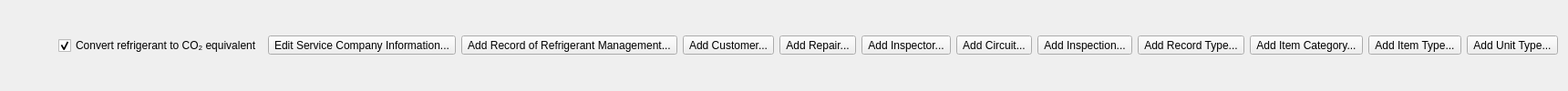
    <widget class="QWidget" name="widget_view" native="true">
     <layout class="QHBoxLayout" name="horizontalLayout_4">
      <property name="topMargin">
       <number>4</number>
      </property>
      <property name="bottomMargin">
       <number>4</number>
      </property>
      <item>
       <widget class="QLabel" name="lbl_view">
        <property name="font">
         <font>
          <weight>75</weight>
          <bold>true</bold>
         </font>
        </property>
        <property name="textFormat">
         <enum>Qt::RichText</enum>
        </property>
       </widget>
      </item>
      <item>
       <spacer name="horizontalSpacer_2">
        <property name="orientation">
         <enum>Qt::Horizontal</enum>
        </property>
        <property name="sizeHint" stdset="0">
         <size>
          <width>40</width>
          <height>20</height>
         </size>
        </property>
       </spacer>
      </item>
      <item>
       <widget class="QCheckBox" name="chb_CO2_equivalent">
        <property name="text">
         <string>Convert refrigerant to CO₂ equivalent</string>
        </property>
        <property name="checked">
         <bool>true</bool>
        </property>
       </widget>
      </item>
      <item>
       <widget class="QToolButton" name="tbtn_edit_service_company">
        <property name="sizePolicy">
         <sizepolicy hsizetype="Minimum" vsizetype="Fixed">
          <horstretch>0</horstretch>
          <verstretch>0</verstretch>
         </sizepolicy>
        </property>
        <property name="statusTip">
         <string>Edit service company information</string>
        </property>
        <property name="text">
         <string>Edit Service Company Information...</string>
        </property>
       </widget>
      </item>
      <item>
       <widget class="QToolButton" name="tbtn_add_record_of_refrigerant_management">
        <property name="sizePolicy">
         <sizepolicy hsizetype="Minimum" vsizetype="Fixed">
          <horstretch>0</horstretch>
          <verstretch>0</verstretch>
         </sizepolicy>
        </property>
        <property name="statusTip">
         <string>Add record of refrigerant management</string>
        </property>
        <property name="text">
         <string>Add Record of Refrigerant Management...</string>
        </property>
        <property name="icon">
         <iconset resource="../rc/resources.qrc">
          <normaloff>:/images/images/add16.png</normaloff>:/images/images/add16.png</iconset>
        </property>
        <property name="iconSize">
         <size>
          <width>16</width>
          <height>16</height>
         </size>
        </property>
        <property name="toolButtonStyle">
         <enum>Qt::ToolButtonTextBesideIcon</enum>
        </property>
       </widget>
      </item>
      <item>
       <widget class="QToolButton" name="tbtn_add_customer">
        <property name="sizePolicy">
         <sizepolicy hsizetype="Minimum" vsizetype="Fixed">
          <horstretch>0</horstretch>
          <verstretch>0</verstretch>
         </sizepolicy>
        </property>
        <property name="statusTip">
         <string>Add a new customer</string>
        </property>
        <property name="text">
         <string>Add Customer...</string>
        </property>
        <property name="icon">
         <iconset resource="../rc/resources.qrc">
          <normaloff>:/images/images/customer_add.png</normaloff>:/images/images/customer_add.png</iconset>
        </property>
        <property name="iconSize">
         <size>
          <width>16</width>
          <height>16</height>
         </size>
        </property>
        <property name="toolButtonStyle">
         <enum>Qt::ToolButtonTextBesideIcon</enum>
        </property>
       </widget>
      </item>
      <item>
       <widget class="QToolButton" name="tbtn_add_repair">
        <property name="sizePolicy">
         <sizepolicy hsizetype="Minimum" vsizetype="Fixed">
          <horstretch>0</horstretch>
          <verstretch>0</verstretch>
         </sizepolicy>
        </property>
        <property name="statusTip">
         <string>Add a new repair</string>
        </property>
        <property name="text">
         <string>Add Repair...</string>
        </property>
        <property name="icon">
         <iconset resource="../rc/resources.qrc">
          <normaloff>:/images/images/repair_add.png</normaloff>:/images/images/repair_add.png</iconset>
        </property>
        <property name="iconSize">
         <size>
          <width>16</width>
          <height>16</height>
         </size>
        </property>
        <property name="toolButtonStyle">
         <enum>Qt::ToolButtonTextBesideIcon</enum>
        </property>
       </widget>
      </item>
      <item>
       <widget class="QToolButton" name="tbtn_add_inspector">
        <property name="sizePolicy">
         <sizepolicy hsizetype="Minimum" vsizetype="Fixed">
          <horstretch>0</horstretch>
          <verstretch>0</verstretch>
         </sizepolicy>
        </property>
        <property name="statusTip">
         <string>Add a new inspector</string>
        </property>
        <property name="text">
         <string>Add Inspector...</string>
        </property>
        <property name="icon">
         <iconset resource="../rc/resources.qrc">
          <normaloff>:/images/images/inspector_add.png</normaloff>:/images/images/inspector_add.png</iconset>
        </property>
        <property name="iconSize">
         <size>
          <width>16</width>
          <height>16</height>
         </size>
        </property>
        <property name="toolButtonStyle">
         <enum>Qt::ToolButtonTextBesideIcon</enum>
        </property>
       </widget>
      </item>
      <item>
       <widget class="QToolButton" name="tbtn_add_circuit">
        <property name="sizePolicy">
         <sizepolicy hsizetype="Minimum" vsizetype="Fixed">
          <horstretch>0</horstretch>
          <verstretch>0</verstretch>
         </sizepolicy>
        </property>
        <property name="statusTip">
         <string>Add a new circuit to the selected customer</string>
        </property>
        <property name="text">
         <string>Add Circuit...</string>
        </property>
        <property name="icon">
         <iconset resource="../rc/resources.qrc">
          <normaloff>:/images/images/add16.png</normaloff>:/images/images/add16.png</iconset>
        </property>
        <property name="iconSize">
         <size>
          <width>16</width>
          <height>16</height>
         </size>
        </property>
        <property name="toolButtonStyle">
         <enum>Qt::ToolButtonTextBesideIcon</enum>
        </property>
       </widget>
      </item>
      <item>
       <widget class="QToolButton" name="tbtn_add_inspection">
        <property name="sizePolicy">
         <sizepolicy hsizetype="Minimum" vsizetype="Fixed">
          <horstretch>0</horstretch>
          <verstretch>0</verstretch>
         </sizepolicy>
        </property>
        <property name="statusTip">
         <string>Add a new inspection to the selected circuit</string>
        </property>
        <property name="text">
         <string>Add Inspection...</string>
        </property>
        <property name="icon">
         <iconset resource="../rc/resources.qrc">
          <normaloff>:/images/images/inspection_add.png</normaloff>:/images/images/inspection_add.png</iconset>
        </property>
        <property name="iconSize">
         <size>
          <width>16</width>
          <height>16</height>
         </size>
        </property>
        <property name="toolButtonStyle">
         <enum>Qt::ToolButtonTextBesideIcon</enum>
        </property>
       </widget>
      </item>
      <item>
       <widget class="QToolButton" name="tbtn_add_assembly_record_type">
        <property name="sizePolicy">
         <sizepolicy hsizetype="Minimum" vsizetype="Fixed">
          <horstretch>0</horstretch>
          <verstretch>0</verstretch>
         </sizepolicy>
        </property>
        <property name="statusTip">
         <string>Add a new assembly record type</string>
        </property>
        <property name="text">
         <string>Add Record Type...</string>
        </property>
        <property name="icon">
         <iconset resource="../rc/resources.qrc">
          <normaloff>:/images/images/add16.png</normaloff>:/images/images/add16.png</iconset>
        </property>
        <property name="iconSize">
         <size>
          <width>16</width>
          <height>16</height>
         </size>
        </property>
        <property name="toolButtonStyle">
         <enum>Qt::ToolButtonTextBesideIcon</enum>
        </property>
       </widget>
      </item>
      <item>
       <widget class="QToolButton" name="tbtn_add_assembly_record_item_category">
        <property name="sizePolicy">
         <sizepolicy hsizetype="Minimum" vsizetype="Fixed">
          <horstretch>0</horstretch>
          <verstretch>0</verstretch>
         </sizepolicy>
        </property>
        <property name="statusTip">
         <string>Add a new assembly record item category</string>
        </property>
        <property name="text">
         <string>Add Item Category...</string>
        </property>
        <property name="icon">
         <iconset resource="../rc/resources.qrc">
          <normaloff>:/images/images/add16.png</normaloff>:/images/images/add16.png</iconset>
        </property>
        <property name="iconSize">
         <size>
          <width>16</width>
          <height>16</height>
         </size>
        </property>
        <property name="toolButtonStyle">
         <enum>Qt::ToolButtonTextBesideIcon</enum>
        </property>
       </widget>
      </item>
      <item>
       <widget class="QToolButton" name="tbtn_add_assembly_record_item_type">
        <property name="sizePolicy">
         <sizepolicy hsizetype="Minimum" vsizetype="Fixed">
          <horstretch>0</horstretch>
          <verstretch>0</verstretch>
         </sizepolicy>
        </property>
        <property name="statusTip">
         <string>Add a new assembly record item type</string>
        </property>
        <property name="text">
         <string>Add Item Type...</string>
        </property>
        <property name="icon">
         <iconset resource="../rc/resources.qrc">
          <normaloff>:/images/images/add16.png</normaloff>:/images/images/add16.png</iconset>
        </property>
        <property name="iconSize">
         <size>
          <width>16</width>
          <height>16</height>
         </size>
        </property>
        <property name="toolButtonStyle">
         <enum>Qt::ToolButtonTextBesideIcon</enum>
        </property>
       </widget>
      </item>
      <item>
       <widget class="QToolButton" name="tbtn_add_circuit_unit_type">
        <property name="sizePolicy">
         <sizepolicy hsizetype="Minimum" vsizetype="Fixed">
          <horstretch>0</horstretch>
          <verstretch>0</verstretch>
         </sizepolicy>
        </property>
        <property name="statusTip">
         <string>Add a new circuit unit type</string>
        </property>
        <property name="text">
         <string>Add Unit Type...</string>
        </property>
        <property name="icon">
         <iconset resource="../rc/resources.qrc">
          <normaloff>:/images/images/add16.png</normaloff>:/images/images/add16.png</iconset>
        </property>
        <property name="iconSize">
         <size>
          <width>16</width>
          <height>16</height>
         </size>
        </property>
        <property name="toolButtonStyle">
         <enum>Qt::ToolButtonTextBesideIcon</enum>
        </property>
       </widget>
      </item>
     </layout>
    </widget>
